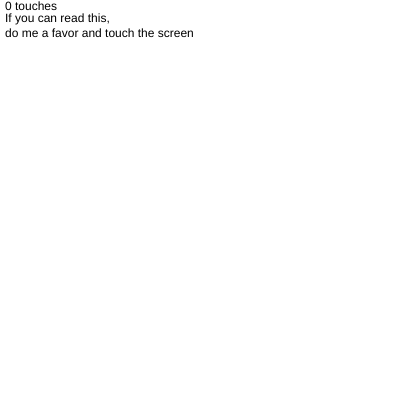
Frame 1 (no input)
Frame 60 (no input): identical to frame 1, image omitted
Frame 120 (the mouse pressed at the canvas centre since frame 60): identical to frame 1, image omitted

The p5.js sketch that drew this single still picture (run headless with seeded random() and noise() and a simulated clock; from frame 60 on, the mouse is pressed at the canvas centre):

// p5.js sketch
// ── sketch.js
let numberOfTouches ;

function setup() {
  createCanvas(400, 400);
}

function draw() {
  clear();
  numberOfTouches = touches.length; //automatically available to us
  text(numberOfTouches + ' touches', 5, 10);

  switch(numberOfTouches) {
    case 0:
      text("If you can read this, \ndo me a favor and touch the screen", 5, 22) ;
      break ;

      case 1:
       text("Haha nice! That tickles. \ndo it again.", 5, 22) ;
      // put a picture here
      break ;

      case 2:
      text("Woah! Hahaha! \nMore! More! Hahaha!", 5, 22) ;
            // put a picture here
      break ;

      case 3:
     text("HAHAHAHA! Oh my gosh- I can barely breathe \n It tickles so much! HAHA-", 5, 22) ;
            // put a picture here
      break ;

      case 4:
      text("HeeHeeHaHA! HeHeHeHo! AhhahaHeHe! \nHohohohoh! HeeHeehoo! Haha~!", 5, 22) ; 
            // put a picture here
      break ;

  }

}
